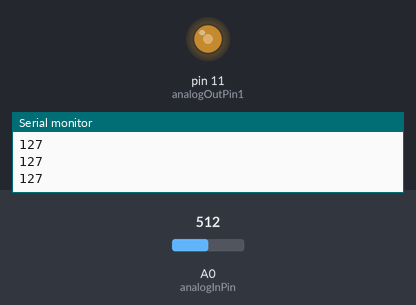
Simulated run of this sketch. Board: Arduino Uno, built with avr-gcc and run on an emulated ATmega328P. Shown: output pins drawn as LEDs (lit = HIGH), the last lines printed to the serial monitor. Inputs (shaded band) come from the test bench; at power-on: A0 (analogInPin) = 512.

Above: at 1.2 s.
1.3 s: A0 (analogInPin) set to 716
At 1.7 s:
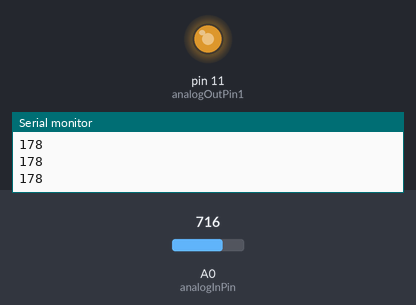
2.8 s: A0 (analogInPin) set to 900
At 3.9 s:
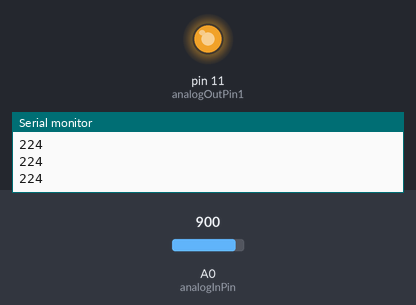
4.3 s: A0 (analogInPin) set to 122
At 5.2 s:
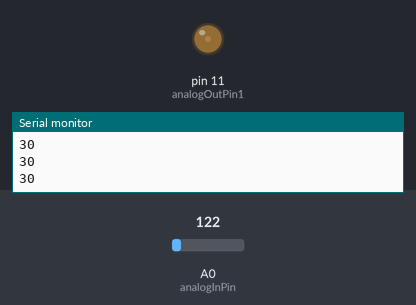
5.8 s: A0 (analogInPin) set to 0
At 6.2 s:
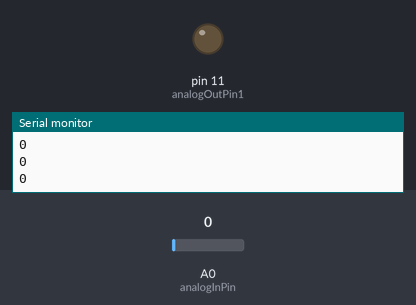
7.3 s: A0 (analogInPin) set to 511
At 8.6 s:
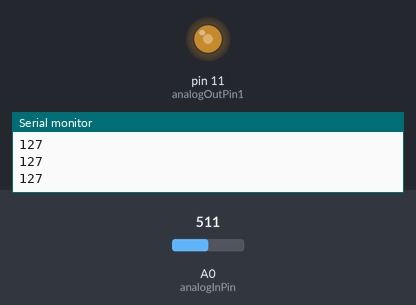
Timing chart, 0 to 9.8 s (numbered marks = the images above; inputs shaded):
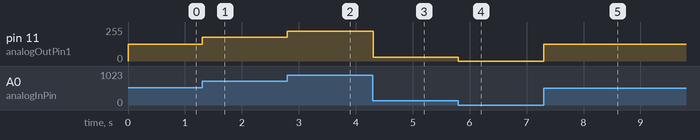

Measured:
- after the input at 1.3 s, pin 11 (analogOutPin1): 127/255 → 178/255 at once
- after the input at 2.8 s, pin 11 (analogOutPin1): 178/255 → 224/255 at once
- after the input at 4.3 s, pin 11 (analogOutPin1): 224/255 → 30/255 at once
- after the input at 5.8 s, pin 11 (analogOutPin1): 30/255 → 0/255 at once
- after the input at 7.3 s, pin 11 (analogOutPin1): 0/255 → 127/255 at once

The sketch:

opg5.ino
```cpp
const int analogInPin = A0;
const int analogOutPin1 = 11;

int sensorValue = 0;
int outputValue = 0;

void setup() {
  Serial.begin(9600);
}

void loop() {
  sensorValue = analogRead(analogInPin);

  outputValue = map(sensorValue, 0, 1023, 0, 255);

  analogWrite(analogOutPin1, outputValue);

  Serial.println(outputValue);

  delay(2);
}
```
